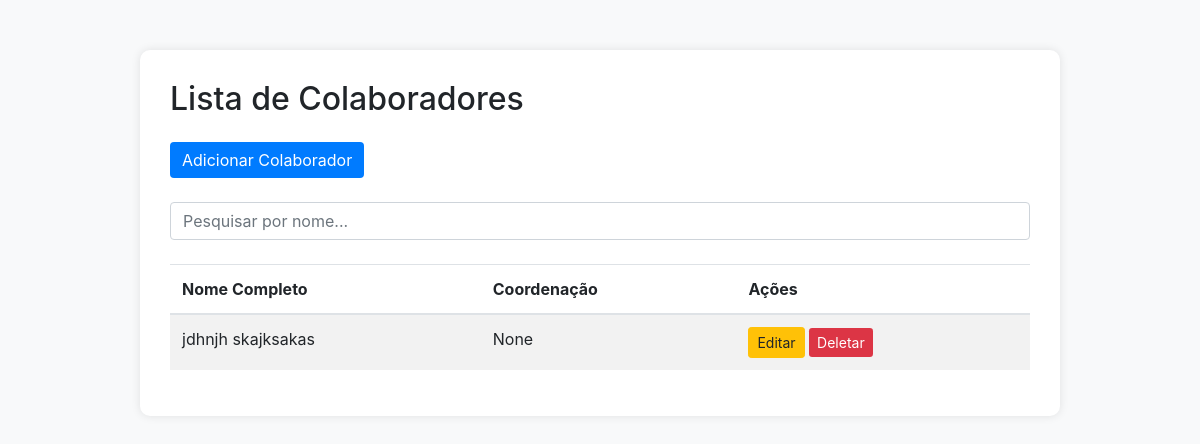
The app's page /colaborador/, older data.
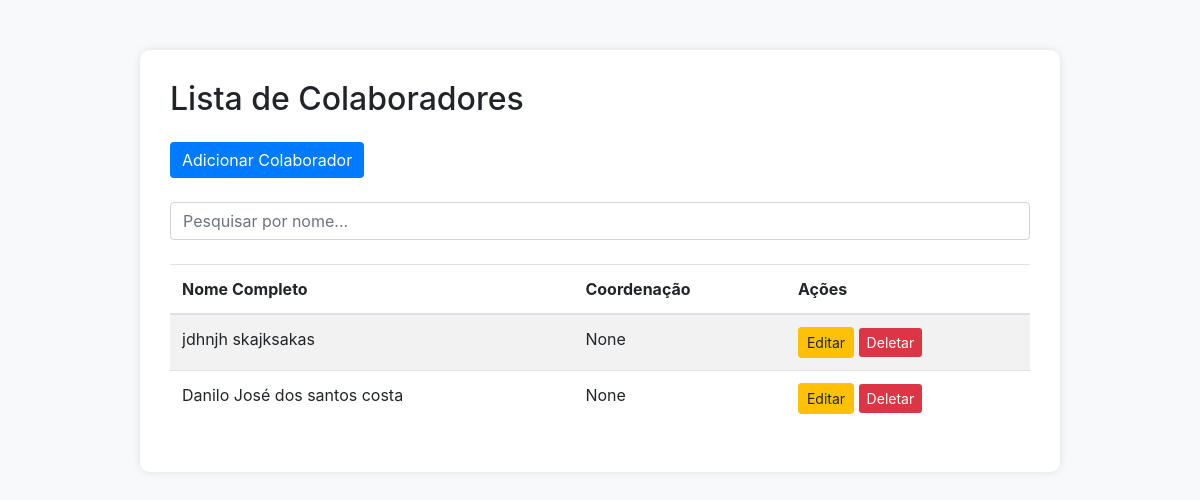
The same page, newer data.
### contract/models.py (models this page shows, shortened)
class Colaborador(models.Model):
    nome_completo = models.CharField(max_length=100, null=True)
    mat = models.IntegerField(null=True, blank=True,verbose_name='Matrícula')
    direcao = models.ForeignKey(Direcao, on_delete=models.SET_NULL, related_name='colaboradores', null=True, blank=True)
    gerencia = models.ForeignKey(Gerencia, on_delete=models.SET_NULL, related_name='colaboradores', null=True, blank=True)
    coordenacao = models.ForeignKey(Coordenacao, on_delete=models.SET_NULL, related_name='colaboradores', null=True, blank=True)
    ramal = models.CharField(max_length=4,null=True, blank=True)
    email = models.EmailField(max_length=50,null=True, blank=True)
    class Meta:
        verbose_name = 'Colaborador'
        verbose_name_plural = 'Colaboradores'

### contract/views.py (the view)
# urls.py: path('', ColaboradorListView.as_view(), name='colaborador_list'),
class ColaboradorListView(ListView):
    model = Colaborador
    template_name = 'colaborador_list.html'
    context_object_name = 'colaboradores'

### contract/templates/colaborador_list.html (shortened to what this page needs)
<!DOCTYPE html>
<html lang="en">
<head>
    <link href="https://stackpath.bootstrapcdn.com/bootstrap/4.5.2/css/bootstrap.min.css" rel="stylesheet">
</head>
<body>
<div class="container">
    <div class="row justify-content-center">
        <div class="col-md-10">
            <div class="table-container">
                <h2 class="mb-4">Lista de Colaboradores</h2>
                <div class="mb-4">
                    <a href="{% url 'colaborador_create' %}" class="btn btn-primary">Adicionar Colaborador</a>
                </div>
                <div class="mb-4">
                    <input type="text" id="searchInput" class="form-control" placeholder="Pesquisar por nome...">
                </div>
                <table class="table table-striped">
                    <thead>
                        <tr>
                            <th>Nome Completo</th>
                            <th>Coordenação</th>
                            <th>Ações</th>
                        </tr>
                    </thead>
                    <tbody id="colaboradorTable">
                        {% for colaborador in colaboradores %}
                        <tr>
                            <td>{{ colaborador.nome_completo }}</td>
                            <td>{{ colaborador.coordenacao }}</td>
                            <td>
                                <a href="{% url 'colaborador_update' colaborador.pk %}" class="btn btn-warning btn-sm">Editar</a>
                                <a href="{% url 'colaborador_delete' colaborador.pk %}" class="btn btn-danger btn-sm">Deletar</a>
                            </td>
                        </tr>
                        {% endfor %}
                    </tbody>
                </table>
            </div>
        </div>
    </div>
</div>
</body>
</html>

### contract/templates/colaborador_list.html (style rules this page uses)
body { background-color: #f8f9fa; padding-top: 50px; }
.table-container { background-color: #ffffff; padding: 30px; border-radius: 10px; box-shadow: 0 0 10px rgba(0, 0, 0, 0.1); }
.btn-primary { background-color: #007bff; border: none; }
.btn-danger { background-color: #dc3545; border: none; }

Row changes from the older to the newer data that the page shows:
added Colaborador: nome_completo "Danilo José dos santos costa", coordenacao "None"
